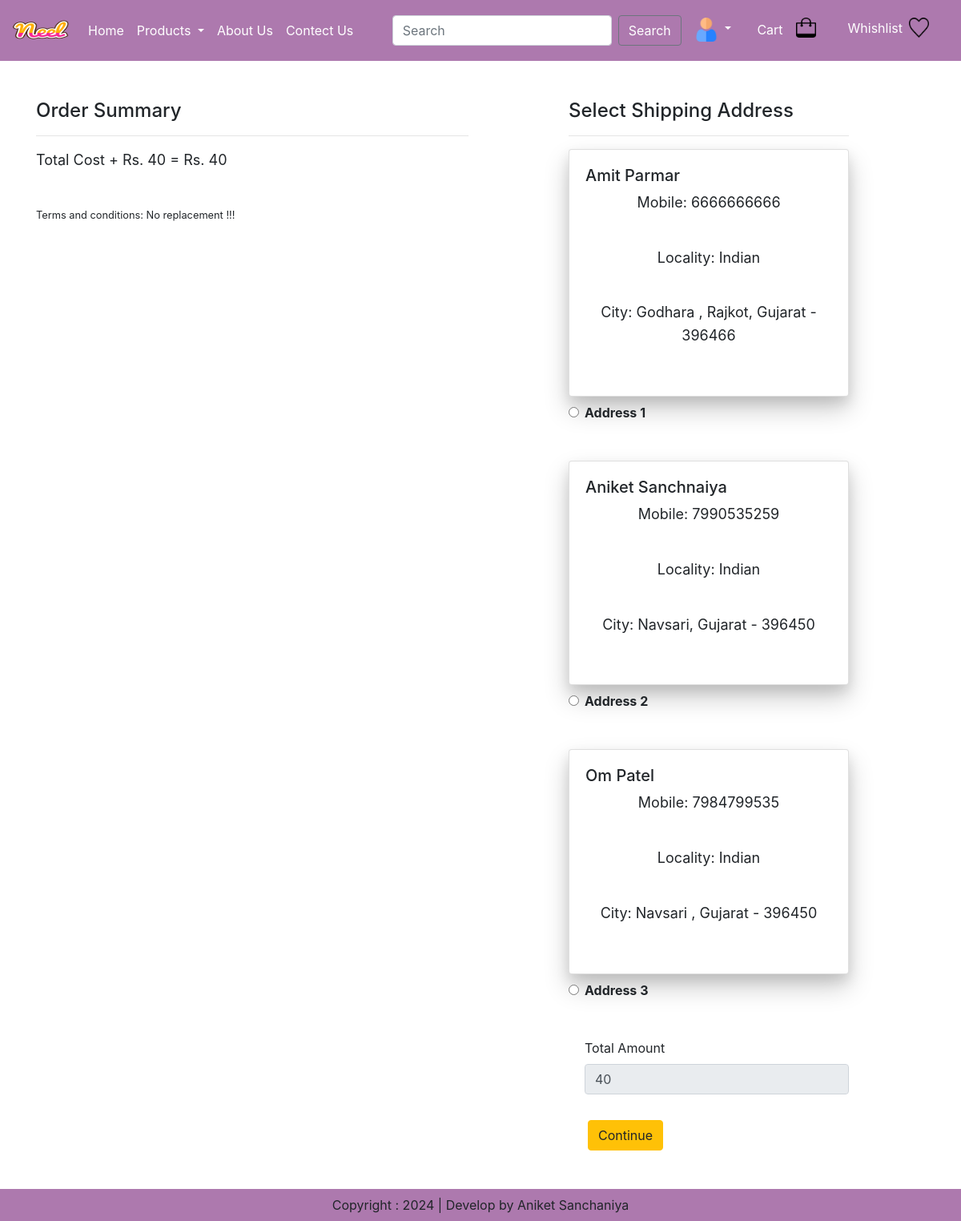
Screenshot of /checkout/ (signed in) with the database file from the repository.
### app/models.py (models this page shows, shortened)
class Customer(models.Model):
    user = models.ForeignKey(User,on_delete=models.CASCADE)
    name = models.CharField(max_length=200)
    locality = models.CharField(max_length=200)
    city = models.CharField(max_length=50)
    mobile = models.IntegerField(default=0)
    zipcode = models.IntegerField()
    state = models.CharField(choices=STATE_CHOICES,max_length=100)

### app/views.py (the view, shortened to what this page needs)
# urls.py: path('checkout/',views.checkout,name='checkout'),
@login_required
def checkout(request):
    user = request.user
    cart_items = Cart.objects.filter(user=user)
    addresses = Customer.objects.filter(user=user)
    totalamount = sum(item.total_cost for item in cart_items) + 40  # Rs. 40 as shipping cost
    context = {
        'cart_items': cart_items,
        'addresses': addresses,
        'totalamount': totalamount,
    }
    return render(request, 'app/checkout.html', context)

### app/templates/app/checkout.html (shortened to what this page needs)
{% extends 'app/base.html' %}
{% load static %}
{% block main-content %}
<div class="container">
    <div class="row mt-5">
        <div class="col-sm-6">
            <h4>Order Summary</h4>
            <hr>
            <p class="fw-bold text-left">Total Cost + Rs. 40 = Rs. {{ totalamount }}</p>
            <small>Terms and conditions: No replacement !!!</small>
        </div>
        <div class="col-sm-4 offset-sm-1">
            <h4>Select Shipping Address</h4>
            <hr>
            <form method="post">
                {% for ad in addresses %}
                <div class="card">
                    <div class="card-body">
                        <h5>{{ ad.name }}</h5>
                        <p>Mobile: {{ ad.mobile }}</p>
                        <p>Locality: {{ ad.locality }}</p>
                        <p>City: {{ ad.city }}, {{ ad.state }} - {{ ad.zipcode }}</p>
                    </div>
                </div>
                <div class="form-check mt-2 mb-5">
                    <input type="radio" class="form-check-input" name="custid" id="custadd{{ forloop.counter }}" value="{{ ad.id }}">
                    <label for="custadd{{ forloop.counter }}" class="form-check-label font-weight-bold">Address {{ forloop.counter }}</label>
                </div>
                {% endfor %}
                <div class="form-check mb-3">
                    <label for="totalamount" class="form-label">Total Amount</label>
                    <input type="number" class="form-control" value="{{ totalamount }}" name="totalamount" readonly>
                </div>
                <div class="text-end">
                    <button class="btn btn-warning mt-3 mx-4 fw-bold" type="submit">Continue</button>
                </div>
            </form>
        </div>
    </div>
</div>
{% endblock main-content %}

### app/static/app/css/style.css (style rules this page uses)
.card { box-shadow: 0 1rem 2rem rgba(0, 0, 0, 0.2), 0 0.5rem 1rem rgba(0, 0, 0, 0.1); }
p { text-align: center; margin-bottom: 40px; line-height: 1.6; font-size: 18px; }

### rows the page displays
Customer: name "Amit Parmar", mobile "6666666666", locality "Indian", city "Godhara , Rajkot", state "Gujarat", zipcode "396466"
Customer: name "Aniket Sanchnaiya", mobile "7990535259", locality "Indian", city "Navsari", state "Gujarat", zipcode "396450"
Customer: name "Om Patel", mobile "7984799535", locality "Indian", city "Navsari", state "Gujarat", zipcode "396450"

### other values shown
{{ totalamount }} "40"
